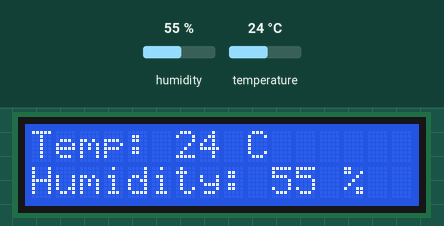
Recording of a program running on a simulated ESP8266 (Wemos D1 mini). Shown: 16×2 character LCD. The inputs (shaded band) are chosen by the test bench; at power-on: humidity 55 %, temperature 24 °C. WiFi joins after 1.5 s; servers stay silent unless stated; what the program prints to the serial monitor is not drawn.

Above: at 3.1 s.
3.2 s: humidity set to 22 %
At 6.9 s:
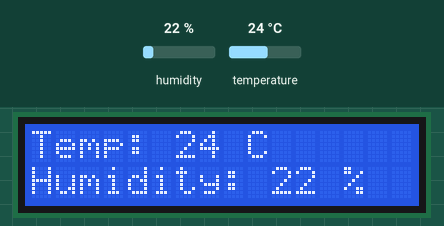
8.0 s: temperature set to 12 °C
At 11.1 s:
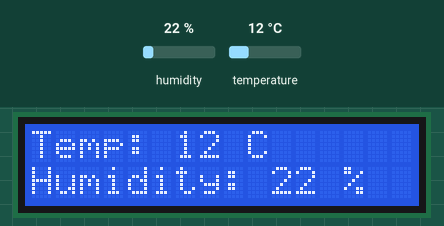
12.0 s: humidity set to 40 %
At 15.4 s:
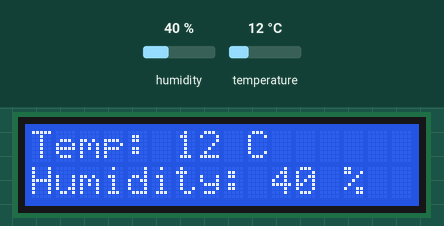
16.0 s: temperature set to 19 °C
At 19.6 s:
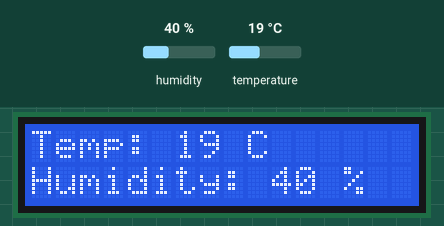
Timing chart, 0 to 21.0 s (numbered marks = the images above; inputs shaded):
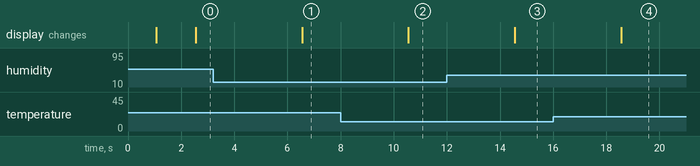

Measured:
- after the input at 3.2 s, the display: changes after 3.4 s (image 1)
- after the input at 8.0 s, the display: changes after 2.6 s (image 2)
- after the input at 12.0 s, the display: changes after 2.6 s (image 3)
- after the input at 16.0 s, the display: changes after 2.6 s (image 4)

The program:

main.cpp
```cpp
#include <Arduino.h>
#include <ESP8266WiFi.h>
#include <ESP8266WebServer.h>
#include <DHT.h>
#include <LiquidCrystal_I2C.h>

ESP8266WebServer server(80);

const char *ssid = "";
const char *password = "";

enum States
{
  CONNECTING,
  RUNNING,
  FAILED
};

States cur_state = CONNECTING;

unsigned long last_time_connecting = 0;
unsigned long startAttemptTime = 0;

#define DHT_pin D7
#define DHT_type DHT11

DHT dht(DHT_pin, DHT_type);

LiquidCrystal_I2C display(0x27, 16, 2);

void setup()
{
  Serial.begin(115200);
  delay(1000);

  Serial.print("\nConnecting to ");
  Serial.println(ssid);

  WiFi.mode(WIFI_STA);
  WiFi.begin(ssid, password);

  // Фіксуємо час початку спроби підключення
  startAttemptTime = millis();
  last_time_connecting = millis();

  dht.begin();
  display.init();
  display.backlight();
}

void loop()
{
  unsigned long cur_time = millis();

  switch (cur_state)
  {
  case CONNECTING:
    // Виводимо крапку кожні 500 мс без блокування
    if (cur_time - last_time_connecting >= 500)
    {
      last_time_connecting = cur_time;
      Serial.print(".");
    }

    // Перевіряємо, чи з'явилося підключення
    if (WiFi.status() == WL_CONNECTED)
    {
      Serial.println("");
      Serial.println("WiFi connected successfully!");
      Serial.print("IP address: ");
      Serial.println(WiFi.localIP());

      server.begin();
      Serial.println("HTTP server started");

      cur_state = RUNNING; // Переходимо до штатного режиму роботи
    }
    // Якщо минуло більше 30 секунд — переходимо до стану помилки
    else if (cur_time - startAttemptTime >= 30000)
    {
      Serial.println("");
      Serial.println("Connection FAILED! Timeout reached.");
      cur_state = FAILED;
      startAttemptTime = cur_time; // Зберігаємо час для паузи перед рестартом
    }
    break;

  case RUNNING:
  {
    // Штатна робота вебсервера має оброблятися миттєво
    server.handleClient();

    // Опціонально: якщо зв'язок втрачено під час роботи
    if (WiFi.status() != WL_CONNECTED)
    {
      Serial.println("WiFi connection lost! Reconnecting...");
      WiFi.reconnect();
      cur_state = CONNECTING;
      startAttemptTime = cur_time;
    }

    // Оновлюємо дані з датчика та екран раз на 2 секунди (2000 мс)
    static unsigned long last_dht_time = 0;
    if (cur_time - last_dht_time >= 2000)
    {
      last_dht_time = cur_time;

      short temp = dht.readTemperature();
      short hum = dht.readHumidity();

      // Перевірка на помилки читання датчика
      if (!isnan(temp) && !isnan(hum))
      {
        display.setCursor(0, 0);
        display.print("Temp: ");
        display.print(temp);
        display.print(" C   "); // Пробіли щоб затирати старі символи

        display.setCursor(0, 1);
        display.print("Humidity: ");
        display.print(hum);
        display.print(" %   ");
      }
    }

    break;
  }

  case FAILED:
    // Чекаємо 5 секунд перед перезавантаженням без використання delay()
    if (cur_time - startAttemptTime >= 5000)
    {
      Serial.println("Restarting ESP8266...");
      ESP.restart();
    }
    break;

  default:
    break;
  }
}
```
